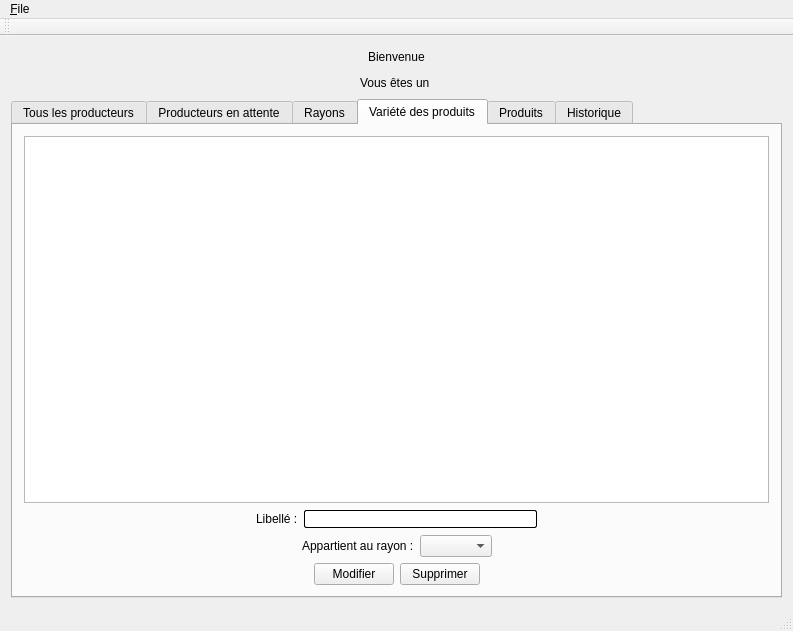
<?xml version="1.0" encoding="UTF-8"?>
<ui version="4.0">
 <class>MainWindow</class>
 <widget class="QMainWindow" name="MainWindow">
  <property name="geometry">
   <rect>
    <x>0</x>
    <y>0</y>
    <width>793</width>
    <height>631</height>
   </rect>
  </property>
  <property name="font">
   <font>
    <family>Dingbats</family>
   </font>
  </property>
  <property name="focusPolicy">
   <enum>Qt::TabFocus</enum>
  </property>
  <property name="windowTitle">
   <string>Gestion projetAgriculture</string>
  </property>
  <property name="styleSheet">
   <string notr="true">QLineEdit { 
	border: 1px solid black;
	border-radius: 2px;
}</string>
  </property>
  <widget class="QWidget" name="centralWidget">
   <layout class="QVBoxLayout" name="verticalLayout">
    <item>
     <layout class="QHBoxLayout" name="horizontalLayout">
      <item>
       <spacer name="horizontalSpacer">
        <property name="orientation">
         <enum>Qt::Horizontal</enum>
        </property>
        <property name="sizeHint" stdset="0">
         <size>
          <width>40</width>
          <height>20</height>
         </size>
        </property>
       </spacer>
      </item>
      <item>
       <widget class="QLabel" name="labelBienvenue">
        <property name="text">
         <string>Bienvenue</string>
        </property>
       </widget>
      </item>
      <item>
       <spacer name="horizontalSpacer_2">
        <property name="orientation">
         <enum>Qt::Horizontal</enum>
        </property>
        <property name="sizeHint" stdset="0">
         <size>
          <width>40</width>
          <height>20</height>
         </size>
        </property>
       </spacer>
      </item>
     </layout>
    </item>
    <item>
     <layout class="QHBoxLayout" name="horizontalLayout_4">
      <item>
       <spacer name="horizontalSpacer_7">
        <property name="orientation">
         <enum>Qt::Horizontal</enum>
        </property>
        <property name="sizeHint" stdset="0">
         <size>
          <width>40</width>
          <height>20</height>
         </size>
        </property>
       </spacer>
      </item>
      <item>
       <widget class="QLabel" name="labelTypeUtil">
        <property name="text">
         <string>Vous êtes un </string>
        </property>
       </widget>
      </item>
      <item>
       <spacer name="horizontalSpacer_8">
        <property name="orientation">
         <enum>Qt::Horizontal</enum>
        </property>
        <property name="sizeHint" stdset="0">
         <size>
          <width>40</width>
          <height>20</height>
         </size>
        </property>
       </spacer>
      </item>
     </layout>
    </item>
    <item>
     <widget class="QTabWidget" name="tabWidget">
      <property name="focusPolicy">
       <enum>Qt::NoFocus</enum>
      </property>
      <property name="currentIndex">
       <number>3</number>
      </property>
      <property name="tabsClosable">
       <bool>false</bool>
      </property>
      <property name="tabBarAutoHide">
       <bool>false</bool>
      </property>
      <widget class="QWidget" name="tabProducteurs">
       <property name="mouseTracking">
        <bool>false</bool>
       </property>
       <attribute name="title">
        <string>Tous les producteurs</string>
       </attribute>
       <layout class="QVBoxLayout" name="verticalLayout_3">
        <item>
         <widget class="QTableWidget" name="tableWidgetProducteurs">
          <property name="layoutDirection">
           <enum>Qt::LeftToRight</enum>
          </property>
          <property name="selectionMode">
           <enum>QAbstractItemView::SingleSelection</enum>
          </property>
          <property name="selectionBehavior">
           <enum>QAbstractItemView::SelectRows</enum>
          </property>
          <property name="textElideMode">
           <enum>Qt::ElideMiddle</enum>
          </property>
          <attribute name="verticalHeaderVisible">
           <bool>false</bool>
          </attribute>
         </widget>
        </item>
        <item>
         <layout class="QHBoxLayout" name="horizontalLayout_5">
          <item>
           <spacer name="horizontalSpacer_10">
            <property name="orientation">
             <enum>Qt::Horizontal</enum>
            </property>
            <property name="sizeHint" stdset="0">
             <size>
              <width>40</width>
              <height>20</height>
             </size>
            </property>
           </spacer>
          </item>
          <item>
           <widget class="QLabel" name="label">
            <property name="text">
             <string>Nom: </string>
            </property>
           </widget>
          </item>
          <item>
           <widget class="QLineEdit" name="lineEditProducteurNom"/>
          </item>
          <item>
           <spacer name="horizontalSpacer_9">
            <property name="orientation">
             <enum>Qt::Horizontal</enum>
            </property>
            <property name="sizeHint" stdset="0">
             <size>
              <width>40</width>
              <height>20</height>
             </size>
            </property>
           </spacer>
          </item>
         </layout>
        </item>
        <item>
         <layout class="QHBoxLayout" name="horizontalLayout_6">
          <item>
           <spacer name="horizontalSpacer_11">
            <property name="orientation">
             <enum>Qt::Horizontal</enum>
            </property>
            <property name="sizeHint" stdset="0">
             <size>
              <width>40</width>
              <height>20</height>
             </size>
            </property>
           </spacer>
          </item>
          <item>
           <widget class="QLabel" name="label_2">
            <property name="text">
             <string>Prénom:</string>
            </property>
           </widget>
          </item>
          <item>
           <widget class="QLineEdit" name="lineEditProducteurPrenom"/>
          </item>
          <item>
           <spacer name="horizontalSpacer_12">
            <property name="orientation">
             <enum>Qt::Horizontal</enum>
            </property>
            <property name="sizeHint" stdset="0">
             <size>
              <width>40</width>
              <height>20</height>
             </size>
            </property>
           </spacer>
          </item>
         </layout>
        </item>
        <item>
         <layout class="QHBoxLayout" name="horizontalLayout_7">
          <item>
           <spacer name="horizontalSpacer_13">
            <property name="orientation">
             <enum>Qt::Horizontal</enum>
            </property>
            <property name="sizeHint" stdset="0">
             <size>
              <width>40</width>
              <height>20</height>
             </size>
            </property>
           </spacer>
          </item>
          <item>
           <widget class="QLabel" name="label_3">
            <property name="text">
             <string>Adresse:</string>
            </property>
           </widget>
          </item>
          <item>
           <widget class="QLineEdit" name="lineEditProducteurAdresse"/>
          </item>
          <item>
           <spacer name="horizontalSpacer_14">
            <property name="orientation">
             <enum>Qt::Horizontal</enum>
            </property>
            <property name="sizeHint" stdset="0">
             <size>
              <width>40</width>
              <height>20</height>
             </size>
            </property>
           </spacer>
          </item>
         </layout>
        </item>
        <item>
         <layout class="QHBoxLayout" name="horizontalLayout_8">
          <item>
           <spacer name="horizontalSpacer_16">
            <property name="orientation">
             <enum>Qt::Horizontal</enum>
            </property>
            <property name="sizeHint" stdset="0">
             <size>
              <width>40</width>
              <height>20</height>
             </size>
            </property>
           </spacer>
          </item>
          <item>
           <widget class="QLabel" name="label_4">
            <property name="text">
             <string>Email:</string>
            </property>
           </widget>
          </item>
          <item>
           <widget class="QLineEdit" name="lineEditProducteurEmail"/>
          </item>
          <item>
           <spacer name="horizontalSpacer_15">
            <property name="orientation">
             <enum>Qt::Horizontal</enum>
            </property>
            <property name="sizeHint" stdset="0">
             <size>
              <width>40</width>
              <height>20</height>
             </size>
            </property>
           </spacer>
          </item>
         </layout>
        </item>
        <item>
         <layout class="QHBoxLayout" name="horizontalLayout_9">
          <item>
           <spacer name="horizontalSpacer_18">
            <property name="orientation">
             <enum>Qt::Horizontal</enum>
            </property>
            <property name="sizeHint" stdset="0">
             <size>
              <width>40</width>
              <height>20</height>
             </size>
            </property>
           </spacer>
          </item>
          <item>
           <widget class="QLabel" name="label_5">
            <property name="text">
             <string>Téléphone:</string>
            </property>
           </widget>
          </item>
          <item>
           <widget class="QLineEdit" name="lineEditProducteurTelephone"/>
          </item>
          <item>
           <spacer name="horizontalSpacer_17">
            <property name="orientation">
             <enum>Qt::Horizontal</enum>
            </property>
            <property name="sizeHint" stdset="0">
             <size>
              <width>40</width>
              <height>20</height>
             </size>
            </property>
           </spacer>
          </item>
         </layout>
        </item>
        <item>
         <layout class="QHBoxLayout" name="horizontalLayout_3">
          <item>
           <spacer name="horizontalSpacer_3">
            <property name="orientation">
             <enum>Qt::Horizontal</enum>
            </property>
            <property name="sizeHint" stdset="0">
             <size>
              <width>40</width>
              <height>20</height>
             </size>
            </property>
           </spacer>
          </item>
          <item>
           <widget class="QPushButton" name="pushButtonProducteurModif">
            <property name="text">
             <string>Modifier</string>
            </property>
           </widget>
          </item>
          <item>
           <widget class="QPushButton" name="pushButtonDesactiver">
            <property name="text">
             <string>&amp;Désactiver</string>
            </property>
           </widget>
          </item>
          <item>
           <spacer name="horizontalSpacer_4">
            <property name="orientation">
             <enum>Qt::Horizontal</enum>
            </property>
            <property name="sizeHint" stdset="0">
             <size>
              <width>40</width>
              <height>20</height>
             </size>
            </property>
           </spacer>
          </item>
         </layout>
        </item>
       </layout>
      </widget>
      <widget class="QWidget" name="tabProducteursEnAttente">
       <attribute name="title">
        <string>Producteurs en attente</string>
       </attribute>
       <layout class="QVBoxLayout" name="verticalLayout_6">
        <item>
         <widget class="QTableWidget" name="tableWidgetActivationProducteur">
          <property name="selectionMode">
           <enum>QAbstractItemView::SingleSelection</enum>
          </property>
          <property name="selectionBehavior">
           <enum>QAbstractItemView::SelectRows</enum>
          </property>
          <attribute name="verticalHeaderVisible">
           <bool>false</bool>
          </attribute>
         </widget>
        </item>
        <item>
         <layout class="QHBoxLayout" name="horizontalLayout_10">
          <item>
           <spacer name="horizontalSpacer_20">
            <property name="orientation">
             <enum>Qt::Horizontal</enum>
            </property>
            <property name="sizeHint" stdset="0">
             <size>
              <width>40</width>
              <height>20</height>
             </size>
            </property>
           </spacer>
          </item>
          <item>
           <widget class="QPushButton" name="pushButtonActiver">
            <property name="text">
             <string>&amp;Activer</string>
            </property>
           </widget>
          </item>
          <item>
           <spacer name="horizontalSpacer_19">
            <property name="orientation">
             <enum>Qt::Horizontal</enum>
            </property>
            <property name="sizeHint" stdset="0">
             <size>
              <width>40</width>
              <height>20</height>
             </size>
            </property>
           </spacer>
          </item>
         </layout>
        </item>
       </layout>
      </widget>
      <widget class="QWidget" name="tabRayons">
       <attribute name="title">
        <string>Rayons</string>
       </attribute>
       <layout class="QVBoxLayout" name="verticalLayout_2">
        <item>
         <widget class="QTableWidget" name="tableWidgetRayons">
          <property name="selectionMode">
           <enum>QAbstractItemView::SingleSelection</enum>
          </property>
          <property name="selectionBehavior">
           <enum>QAbstractItemView::SelectRows</enum>
          </property>
          <attribute name="verticalHeaderVisible">
           <bool>false</bool>
          </attribute>
         </widget>
        </item>
        <item>
         <layout class="QHBoxLayout" name="horizontalLayout_11">
          <item>
           <spacer name="horizontalSpacer_22">
            <property name="orientation">
             <enum>Qt::Horizontal</enum>
            </property>
            <property name="sizeHint" stdset="0">
             <size>
              <width>40</width>
              <height>20</height>
             </size>
            </property>
           </spacer>
          </item>
          <item>
           <widget class="QLabel" name="label_6">
            <property name="text">
             <string>Libellé :</string>
            </property>
           </widget>
          </item>
          <item>
           <widget class="QLineEdit" name="lineEditLibelleRayon"/>
          </item>
          <item>
           <spacer name="horizontalSpacer_21">
            <property name="orientation">
             <enum>Qt::Horizontal</enum>
            </property>
            <property name="sizeHint" stdset="0">
             <size>
              <width>40</width>
              <height>20</height>
             </size>
            </property>
           </spacer>
          </item>
         </layout>
        </item>
        <item>
         <layout class="QHBoxLayout" name="horizontalLayout_2">
          <item>
           <spacer name="horizontalSpacer_5">
            <property name="orientation">
             <enum>Qt::Horizontal</enum>
            </property>
            <property name="sizeHint" stdset="0">
             <size>
              <width>40</width>
              <height>20</height>
             </size>
            </property>
           </spacer>
          </item>
          <item>
           <widget class="QPushButton" name="pushButtonModifRayon">
            <property name="text">
             <string>Modifier</string>
            </property>
           </widget>
          </item>
          <item>
           <widget class="QPushButton" name="pushButtonSupprRayon">
            <property name="text">
             <string>Supprimer</string>
            </property>
           </widget>
          </item>
          <item>
           <spacer name="horizontalSpacer_6">
            <property name="orientation">
             <enum>Qt::Horizontal</enum>
            </property>
            <property name="sizeHint" stdset="0">
             <size>
              <width>40</width>
              <height>20</height>
             </size>
            </property>
           </spacer>
          </item>
         </layout>
        </item>
       </layout>
      </widget>
      <widget class="QWidget" name="tabVarietes">
       <attribute name="title">
        <string>Variété des produits</string>
       </attribute>
       <layout class="QVBoxLayout" name="verticalLayout_4">
        <item>
         <widget class="QTableWidget" name="tableWidgetVarietes">
          <property name="selectionMode">
           <enum>QAbstractItemView::SingleSelection</enum>
          </property>
          <property name="selectionBehavior">
           <enum>QAbstractItemView::SelectRows</enum>
          </property>
          <attribute name="verticalHeaderVisible">
           <bool>false</bool>
          </attribute>
         </widget>
        </item>
        <item>
         <layout class="QHBoxLayout" name="horizontalLayout_14">
          <item>
           <spacer name="horizontalSpacer_28">
            <property name="orientation">
             <enum>Qt::Horizontal</enum>
            </property>
            <property name="sizeHint" stdset="0">
             <size>
              <width>40</width>
              <height>20</height>
             </size>
            </property>
           </spacer>
          </item>
          <item>
           <widget class="QLabel" name="label_8">
            <property name="text">
             <string>Libellé :</string>
            </property>
           </widget>
          </item>
          <item>
           <widget class="QLineEdit" name="lineEditVariete"/>
          </item>
          <item>
           <spacer name="horizontalSpacer_27">
            <property name="orientation">
             <enum>Qt::Horizontal</enum>
            </property>
            <property name="sizeHint" stdset="0">
             <size>
              <width>40</width>
              <height>20</height>
             </size>
            </property>
           </spacer>
          </item>
         </layout>
        </item>
        <item>
         <layout class="QHBoxLayout" name="horizontalLayout_13">
          <item>
           <spacer name="horizontalSpacer_26">
            <property name="orientation">
             <enum>Qt::Horizontal</enum>
            </property>
            <property name="sizeHint" stdset="0">
             <size>
              <width>40</width>
              <height>20</height>
             </size>
            </property>
           </spacer>
          </item>
          <item>
           <widget class="QLabel" name="label_7">
            <property name="text">
             <string>Appartient au rayon :</string>
            </property>
           </widget>
          </item>
          <item>
           <widget class="QComboBox" name="comboBoxVarieteRayon"/>
          </item>
          <item>
           <spacer name="horizontalSpacer_25">
            <property name="orientation">
             <enum>Qt::Horizontal</enum>
            </property>
            <property name="sizeHint" stdset="0">
             <size>
              <width>40</width>
              <height>20</height>
             </size>
            </property>
           </spacer>
          </item>
         </layout>
        </item>
        <item>
         <layout class="QHBoxLayout" name="horizontalLayout_12">
          <item>
           <spacer name="horizontalSpacer_24">
            <property name="orientation">
             <enum>Qt::Horizontal</enum>
            </property>
            <property name="sizeHint" stdset="0">
             <size>
              <width>40</width>
              <height>20</height>
             </size>
            </property>
           </spacer>
          </item>
          <item>
           <widget class="QPushButton" name="pushButtonModifVariete">
            <property name="text">
             <string>Modifier</string>
            </property>
           </widget>
          </item>
          <item>
           <widget class="QPushButton" name="pushButtonSupprVariete">
            <property name="text">
             <string>Supprimer</string>
            </property>
           </widget>
          </item>
          <item>
           <spacer name="horizontalSpacer_23">
            <property name="orientation">
             <enum>Qt::Horizontal</enum>
            </property>
            <property name="sizeHint" stdset="0">
             <size>
              <width>40</width>
              <height>20</height>
             </size>
            </property>
           </spacer>
          </item>
         </layout>
        </item>
       </layout>
      </widget>
      <widget class="QWidget" name="tabProduits">
       <attribute name="title">
        <string>Produits</string>
       </attribute>
       <layout class="QVBoxLayout" name="verticalLayout_5">
        <item>
         <widget class="QTableWidget" name="tableWidgetProduits">
          <property name="selectionMode">
           <enum>QAbstractItemView::SingleSelection</enum>
          </property>
          <property name="selectionBehavior">
           <enum>QAbstractItemView::SelectRows</enum>
          </property>
          <attribute name="verticalHeaderVisible">
           <bool>false</bool>
          </attribute>
         </widget>
        </item>
       </layout>
      </widget>
      <widget class="QWidget" name="tabHistorique">
       <attribute name="title">
        <string>Historique</string>
       </attribute>
       <layout class="QVBoxLayout" name="verticalLayout_7">
        <item>
         <widget class="QTableWidget" name="tableWidgetHistProducteurs">
          <attribute name="verticalHeaderVisible">
           <bool>false</bool>
          </attribute>
         </widget>
        </item>
       </layout>
      </widget>
     </widget>
    </item>
   </layout>
  </widget>
  <widget class="QMenuBar" name="menuBar">
   <property name="geometry">
    <rect>
     <x>0</x>
     <y>0</y>
     <width>793</width>
     <height>24</height>
    </rect>
   </property>
   <widget class="QMenu" name="menu_File">
    <property name="title">
     <string>&amp;File</string>
    </property>
    <addaction name="action_Quit"/>
   </widget>
   <addaction name="menu_File"/>
  </widget>
  <widget class="QToolBar" name="mainToolBar">
   <attribute name="toolBarArea">
    <enum>TopToolBarArea</enum>
   </attribute>
   <attribute name="toolBarBreak">
    <bool>false</bool>
   </attribute>
  </widget>
  <widget class="QStatusBar" name="statusBar"/>
  <action name="action_Quit">
   <property name="text">
    <string>&amp;Quit</string>
   </property>
  </action>
 </widget>
 <layoutdefault spacing="6" margin="11"/>
 <resources/>
 <connections/>
</ui>
